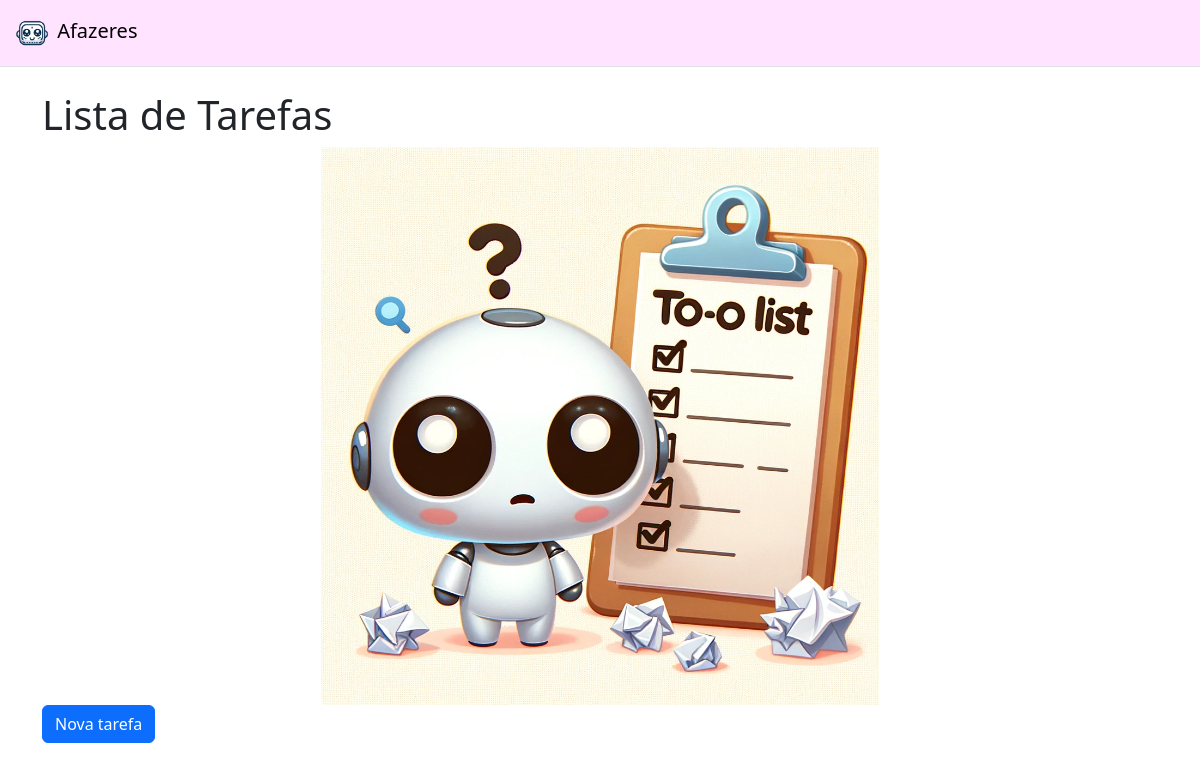
/, run on an earlier commit of the app's database.
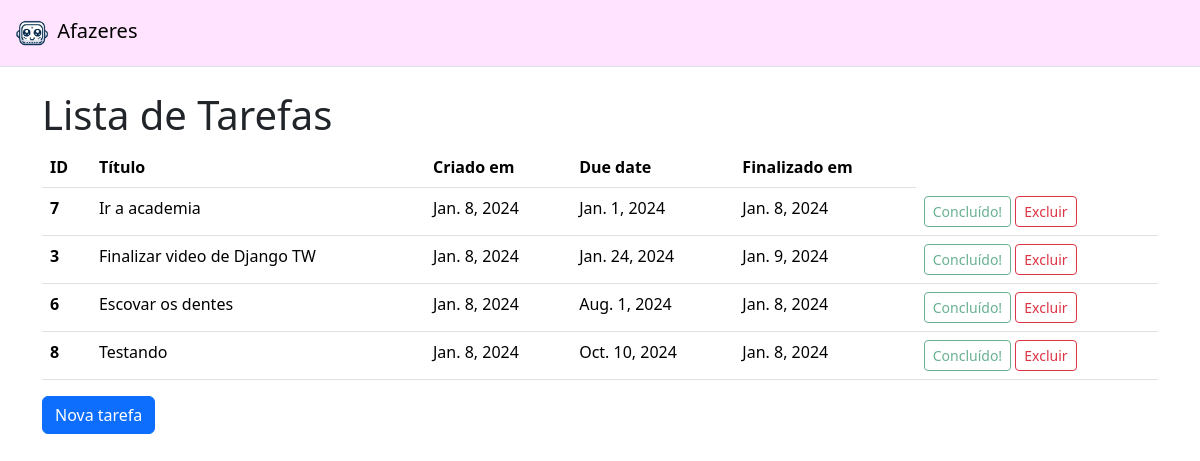
And on a later commit of the database.
### todos/models.py (models this page shows, shortened)
class Todo(models.Model):
    title = models.CharField(max_length=100, null=False, blank=False)
    created_at = models.DateField(auto_now_add=True, null=False, blank=False)
    deadline = models.DateField(null=False, blank=False)
    finished_at = models.DateField(null=True)
    class Meta:
        ordering = ["deadline"]

### todos/views.py (the view)
# urls.py: path("", TodoListView.as_view(), name="todo_list"),
class TodoListView(ListView):
    model = Todo

### todos/templates/todos/todo_list.html (shortened to what this page needs)
{% extends 'base.html' %}
{%load static%}
{% block content %}
        <h1>
            Lista de Tarefas
        </h1>
        {% if todo_list %}
        <table class="table">
            <thead>
              <tr>
                <th scope="col">ID</th>
                <th scope="col">Título</th>
                <th scope="col">Criado em</th>
                <th scope="col">Due date</th>
                <th scope="col">Finalizado em</th>
              </tr>
            </thead>
            <tbody>
                {% for todo in todo_list %}
                <tr>
                  <th scope="row">{{ todo.pk }}</th>
                  <td>{{ todo.title }}</td>
                  <td>{{ todo.created_at }}</td>
                  <td>{{ todo.deadline }}</td>
                  <td>{{ todo.finished_at|default:"-" }}</td>
                  <td>
                    <a href="{% url "complete" pk=todo.pk %}" class="btn btn-outline-success btn-sm {% if todo.finished_at %} btn-success disabled {% endif %} ">
                      {% if todo.finished_at %}
                      Concluído!
                      {% else %}
                      Concluir
                      {% endif %}
                    </a>
                    <a href="{% url "delete" pk=todo.pk%}" class="btn btn-outline-danger btn-sm">Excluir</a>
                  </td>
                </tr>
                {% endfor  %}
            </tbody>
          </table>
          {% else %}
            <div class="empty-list">
              <div class="d-flex justify-content-center">
                <img src="{% static 'img/todolistempty.png' %}" alt="No Tasks" class="img-fluid w-50">
            </div>
            </div>
          {% endif %}
          <a href="{%url 'create'%}" class="btn btn-primary">Nova tarefa</a>
{% endblock content %}

What changed in the data, as far as the page shows it:
added Todo: pk "7", title "Ir a academia", created_at "Jan. 8, 2024", deadline "Jan. 1, 2024", finished_at "Jan. 8, 2024", shows "Concluído!"
added Todo: pk "3", title "Finalizar video de Django TW", created_at "Jan. 8, 2024", deadline "Jan. 24, 2024", finished_at "Jan. 9, 2024", shows "Concluído!"
added Todo: pk "6", title "Escovar os dentes", created_at "Jan. 8, 2024", deadline "Aug. 1, 2024", finished_at "Jan. 8, 2024", shows "Concluído!"
added Todo: pk "8", title "Testando", created_at "Jan. 8, 2024", deadline "Oct. 10, 2024", finished_at "Jan. 8, 2024", shows "Concluído!"
Also different on the page:
text now shown: "ID Título Criado em Due date Finalizado em"
